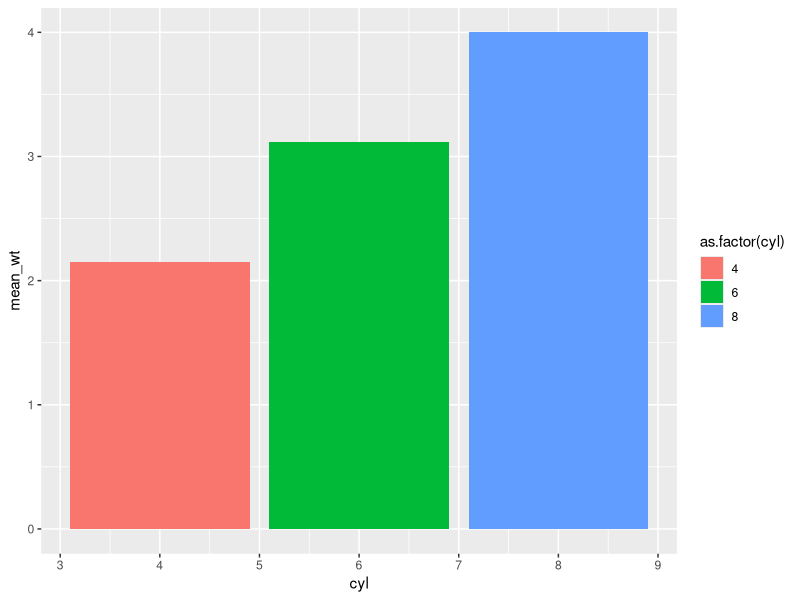

This figure's R source:
# mtcars_analysis
# summary statistics of car weight for low and high hp cars by # of cylinders
# also plots mean weight for high hp cars
# Sean Conway
# Last modified July 2021

# load tidyverse
library(tidyverse)

# summary stats for high hp cars #
# filter out anything with low hp (below 100)
# group by number of cylinders
# Summarize mean, meand, and sd weight
mtcars_high_hp_summary <- mtcars %>% 
  filter(hp > 100) %>% 
  group_by(cyl) %>% 
  summarise(mean_wt=mean(wt), 
            median_wt=median(wt),
            sd_wt=sd(wt))

# Plotting mean weight for high hp cars by number of cylinders
ggplot(mtcars_high_hp_summary,aes(cyl, mean_wt,fill=as.factor(cyl)))+
  geom_bar(stat = 'identity')

# summary stats for low hp cars #
# filter out anything with high hp (above 100)
# group by number of cylinders
# Summarize mean, meand, and sd weight
mtcars_low_hp_summary <- mtcars %>% 
  filter(hp < 100) %>% 
  group_by(cyl) %>% 
  summarise(mean_wt=mean(wt), 
            median_wt=median(wt),
            sd_wt=sd(wt))

# Write high hp summary to file
#write_csv(mtcars_high_hp_summary, 'mtcars_high_hp_summary.csv')
